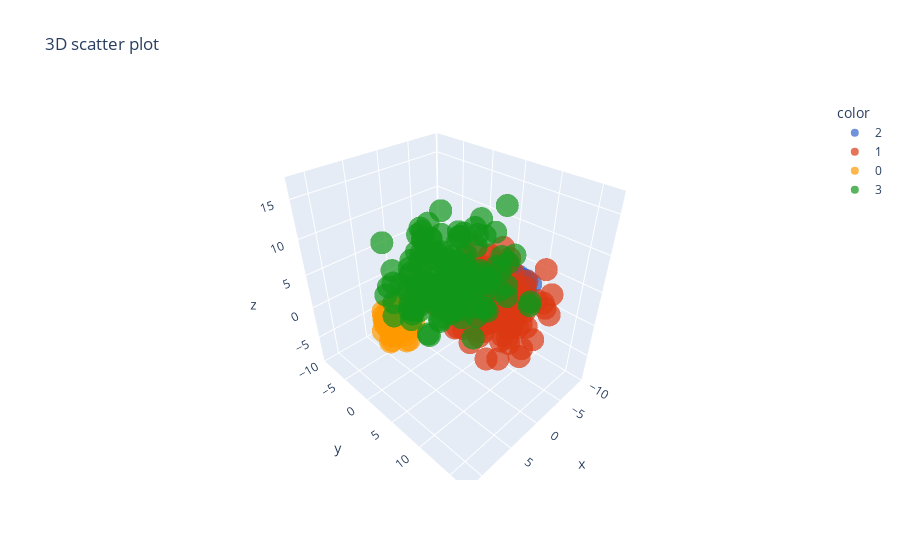

Here is the notebook cell this chart was saved with:
### Code cell
df = pd.DataFrame(X, columns=["x", "y", "z"])
px.scatter_3d(df, x="x", y="y", z="z", title="3D scatter plot", opacity=0.7, color=y.astype(str), color_discrete_sequence=px.colors.qualitative.G10)

### Figure 1 — Plotly figure (JSON) as saved in the notebook; plotly's stock layout.template omitted (floating-point values rounded to 4 significant figures; data arrays with more than 128 entries replaced by an {"elided": "..."} marker saying what was removed)
{"data": [{"hovertemplate": "color=2<br>x=%{x}<br>y=%{y}<br>z=%{z}<extra></extra>", "legendgroup": "2", "marker": {"color": "#3366CC", "opacity": 0.7, "symbol": "circle"}, "mode": "markers", "name": "2", "scene": "scene", "showlegend": true, "type": "scatter3d", "x": {"elided": "150 float values"}, "y": {"elided": "150 float values"}, "z": {"elided": "150 float values"}}, {"hovertemplate": "color=1<br>x=%{x}<br>y=%{y}<br>z=%{z}<extra></extra>", "legendgroup": "1", "marker": {"color": "#DC3912", "opacity": 0.7, "symbol": "circle"}, "mode": "markers", "name": "1", "scene": "scene", "showlegend": true, "type": "scatter3d", "x": {"elided": "150 float values"}, "y": {"elided": "150 float values"}, "z": {"elided": "150 float values"}}, {"hovertemplate": "color=0<br>x=%{x}<br>y=%{y}<br>z=%{z}<extra></extra>", "legendgroup": "0", "marker": {"color": "#FF9900", "opacity": 0.7, "symbol": "circle"}, "mode": "markers", "name": "0", "scene": "scene", "showlegend": true, "type": "scatter3d", "x": {"elided": "150 float values"}, "y": {"elided": "150 float values"}, "z": {"elided": "150 float values"}}, {"hovertemplate": "color=3<br>x=%{x}<br>y=%{y}<br>z=%{z}<extra></extra>", "legendgroup": "3", "marker": {"color": "#109618", "opacity": 0.7, "symbol": "circle"}, "mode": "markers", "name": "3", "scene": "scene", "showlegend": true, "type": "scatter3d", "x": {"elided": "150 float values"}, "y": {"elided": "150 float values"}, "z": {"elided": "150 float values"}}], "layout": {"legend": {"title": {"text": "color"}, "tracegroupgap": 0}, "scene": {"domain": {"x": [0, 1], "y": [0, 1]}, "xaxis": {"title": {"text": "x"}}, "yaxis": {"title": {"text": "y"}}, "zaxis": {"title": {"text": "z"}}}, "title": {"text": "3D scatter plot"}}}
